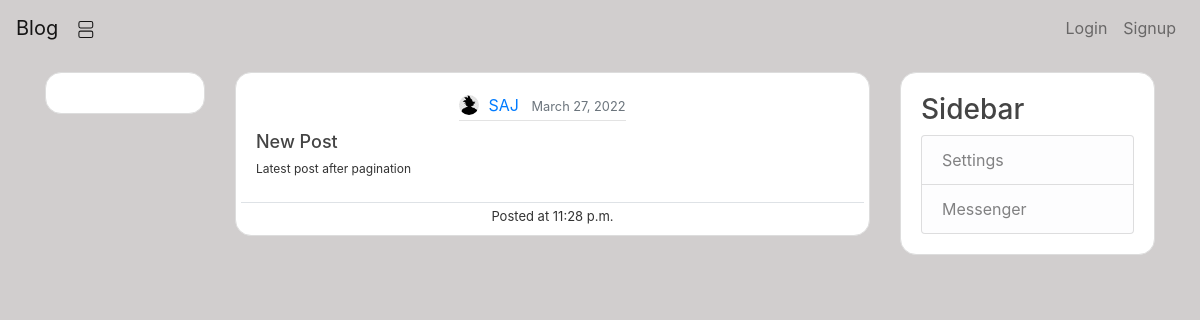
Screenshot of /post/11/ with the database file from the repository.
### blog/models.py (models this page shows, shortened)
class Post(models.Model):
    title = models.CharField(max_length=100)
    content = models.TextField()
    date_posted = models.DateTimeField(default=timezone.now)
    author = models.ForeignKey(User, on_delete=models.CASCADE)

### user/models.py (models this page shows, shortened)
class Profile(models.Model):
    user = models.OneToOneField(User, on_delete=models.CASCADE)
    dp = models.ImageField(default='default.jpg', upload_to='profile_pic')

### blog/views.py (the view)
# urls.py: path('post/<int:pk>/', PostDetailView.as_view(), name='post_detail'),
class PostDetailView(DetailView):
    model = Post

### templates/blog/post_detail.html
{% extends "base.html" %}
{% block content %}
<div class="media content-section" style="border-radius: 1rem;">
  <div class="media-body row">
    <div class="article-metadata">
        <img class="rounded-circle article-img mb-1" src="{{ post.author.profile.dp.url }}"/>
        <a class="mr-2" href="{% url 'user_posts' post.author %}">{{ post.author }}</a>
        <small class="text-muted">{{ post.date_posted|date:"F d, Y" }}</small>
    </div>
    <div class="col-11">
        <div class=" justify-content-center">
            <h6><a class="article-title">{{ post.title }}</a></h6>
            <p class="article-content">{{ post.content }}</p>
        </div>
    </div>
    {% if object.author == user %}
    <div class="col border-top btm-sec py-1 mt-2">
      <div class="row text-center">
        <div class="col-8">
          Posted on {{ post.date_posted|time }}
        </div>
        <div class="col border-left">
            <a class="text-secondary btn-sm" href="{% url 'post_update' object.id %}">Edit</a>
        </div>
        <div class="col border-left">
            <a class="text-danger btn-sm" href="{% url 'post_delete' object.id %}">Delete</a>
        </div>
      </div>
    </div>
    {% else %}
      <div class="col border-top btm-sec py-1 mt-2">
        <div class="row text-center">
          <div class="col">
            Posted at {{ post.date_posted|time }}
          </div>
        </div>
      </div>
    {% endif %}
  </div>
</div>
{% endblock content %}

### static/blog/main.css (style rules this page uses)
body { background: #d1cece; color: #333333; }
h1, h2, h3, h4, h5, h6 { color: #444444; }
.content-section { background: #ffffff; padding: 20px 20px; border: 1px solid #dddddd; border-radius: 3px; margin-bottom: 20px; }
.article-title { color: #444444; font-size: 18px; }
.article-content { white-space: pre-line; font-size: 12px; }
.article-img { height: 20px; width: 20px; margin-right: 5px; }
.article-metadata { padding-bottom: 1px; margin-bottom: 10px; margin-left: 35%; border-bottom: 1px solid #e3e3e3 }
.btm-sec { height: 13px; font-size: 13px }

### rows the page displays
Post: author.profile.dp (placeholder picture), author "SAJ", date_posted "March 27, 2022", title "New Post", content "Latest post after pagination", date_posted "11:28 p.m."
